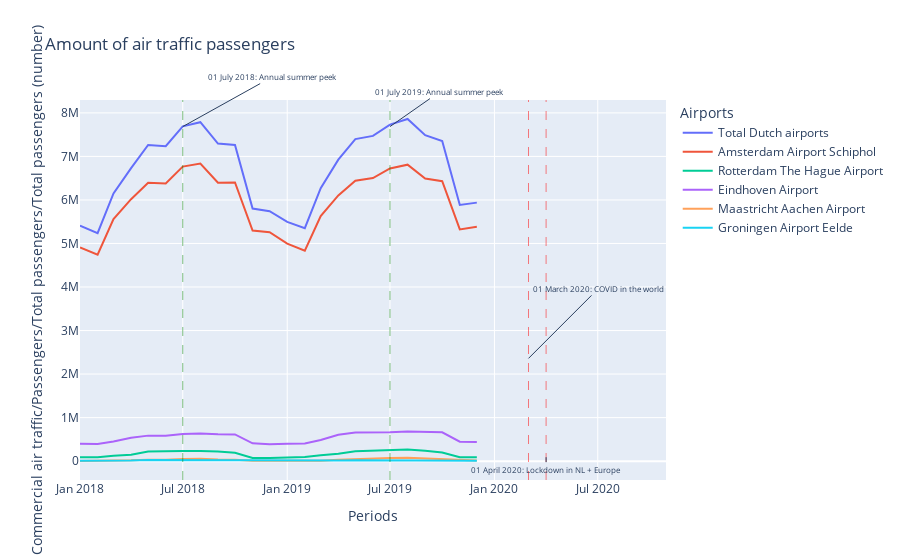

Notebook code for this chart:
### Code cell
#Hier uitleggen dat de data elke eerste vd maand verzameld is en dat het daarom op die punten wordt toegelicht

%matplotlib inline
#Show basic figure via plotly for the amount of air traffic passengers over time
fig = px.line(at_df_timespan, x="Periods", y='Commercial air traffic/Passengers/Total passengers/Total passengers (number)',
              color='Airports', title='Amount of air traffic passengers')

fig.add_vline(x='2018-07-01', line_dash = 'dash', line_width = 0.5, line_color = 'green')
fig.add_annotation(x='2018-07-01', y=0.93, yref='paper', text='01 July 2018: Annual summer peek', font_size=8, ax=90, ay=-50)

fig.add_vline(x='2019-07-01', line_dash = 'dash', line_width = 0.5, line_color = 'green')
fig.add_annotation(x='2019-07-01', y=0.93, yref='paper', text='01 July 2019: Annual summer peek', font_size=8, ax=50, ay=-35)


fig.add_vline(x='2020-03-01', line_dash = 'dash', line_width = 0.5, line_color = 'red')
fig.add_annotation(x='2020-03-01', y=0.32, yref='paper', text='01 March 2020: COVID in the world', font_size=8, ax=70, ay=-70)
#hier ff bronnetje bijgooien

fig.add_vline(x='2020-04-01', line_dash = 'dash', line_width = 0.5, line_color = 'red')
fig.add_annotation(x='2020-04-01', y=0.06, yref='paper', text='01 April 2020: Lockdown in NL + Europe', font_size=8, ax=0, ay=12)

fig.show()

### Figure 1 — Plotly figure (JSON) as saved in the notebook; plotly's stock layout.template omitted (floating-point values rounded to 4 significant figures)
{"data": [{"hovertemplate": "Airports=Total Dutch airports<br>Periods=%{x}<br>Commercial air traffic/Passengers/Total passengers/Total passengers (number)=%{y}<extra></extra>", "legendgroup": "Total Dutch airports", "line": {"color": "#636efa", "dash": "solid"}, "marker": {"symbol": "circle"}, "mode": "lines", "name": "Total Dutch airports", "orientation": "v", "showlegend": true, "type": "scatter", "x": ["2018-01-01T00:00:00", "2018-02-01T00:00:00", "2018-03-01T00:00:00", "2018-04-01T00:00:00", "2018-05-01T00:00:00", "2018-06-01T00:00:00", "2018-07-01T00:00:00", "2018-08-01T00:00:00", "2018-09-01T00:00:00", "2018-10-01T00:00:00", "2018-11-01T00:00:00", "2018-12-01T00:00:00", "2019-01-01T00:00:00", "2019-02-01T00:00:00", "2019-03-01T00:00:00", "2019-04-01T00:00:00", "2019-05-01T00:00:00", "2019-06-01T00:00:00", "2019-07-01T00:00:00", "2019-08-01T00:00:00", "2019-09-01T00:00:00", "2019-10-01T00:00:00", "2019-11-01T00:00:00", "2019-12-01T00:00:00"], "xaxis": "x", "y": [5410899, 5237331, 6151187, 6730695, 7261667, 7233806, 7691695, 7786633, 7294410, 7262779, 5802548, 5742668, 5495052, 5352301, 6270788, 6926059, 7396960, 7471334, 7730263, 7859458, 7486440, 7354352, 5885771, 5938523], "yaxis": "y"}, {"hovertemplate": "Airports=Amsterdam Airport Schiphol<br>Periods=%{x}<br>Commercial air traffic/Passengers/Total passengers/Total passengers (number)=%{y}<extra></extra>", "legendgroup": "Amsterdam Airport Schiphol", "line": {"color": "#EF553B", "dash": "solid"}, "marker": {"symbol": "circle"}, "mode": "lines", "name": "Amsterdam Airport Schiphol", "orientation": "v", "showlegend": true, "type": "scatter", "x": ["2018-01-01T00:00:00", "2018-02-01T00:00:00", "2018-03-01T00:00:00", "2018-04-01T00:00:00", "2018-05-01T00:00:00", "2018-06-01T00:00:00", "2018-07-01T00:00:00", "2018-08-01T00:00:00", "2018-09-01T00:00:00", "2018-10-01T00:00:00", "2018-11-01T00:00:00", "2018-12-01T00:00:00", "2019-01-01T00:00:00", "2019-02-01T00:00:00", "2019-03-01T00:00:00", "2019-04-01T00:00:00", "2019-05-01T00:00:00", "2019-06-01T00:00:00", "2019-07-01T00:00:00", "2019-08-01T00:00:00", "2019-09-01T00:00:00", "2019-10-01T00:00:00", "2019-11-01T00:00:00", "2019-12-01T00:00:00"], "xaxis": "x", "y": [4908989, 4741806, 5559456, 6016915, 6393936, 6377393, 6765004, 6836668, 6396940, 6402290, 5296943, 5260254, 4996131, 4836332, 5630314, 6104010, 6441473, 6502588, 6724023, 6810759, 6493468, 6431122, 5323306, 5386203], "yaxis": "y"}, {"hovertemplate": "Airports=Rotterdam The Hague Airport<br>Periods=%{x}<br>Commercial air traffic/Passengers/Total passengers/Total passengers (number)=%{y}<extra></extra>", "legendgroup": "Rotterdam The Hague Airport", "line": {"color": "#00cc96", "dash": "solid"}, "marker": {"symbol": "circle"}, "mode": "lines", "name": "Rotterdam The Hague Airport", "orientation": "v", "showlegend": true, "type": "scatter", "x": ["2018-01-01T00:00:00", "2018-02-01T00:00:00", "2018-03-01T00:00:00", "2018-04-01T00:00:00", "2018-05-01T00:00:00", "2018-06-01T00:00:00", "2018-07-01T00:00:00", "2018-08-01T00:00:00", "2018-09-01T00:00:00", "2018-10-01T00:00:00", "2018-11-01T00:00:00", "2018-12-01T00:00:00", "2019-01-01T00:00:00", "2019-02-01T00:00:00", "2019-03-01T00:00:00", "2019-04-01T00:00:00", "2019-05-01T00:00:00", "2019-06-01T00:00:00", "2019-07-01T00:00:00", "2019-08-01T00:00:00", "2019-09-01T00:00:00", "2019-10-01T00:00:00", "2019-11-01T00:00:00", "2019-12-01T00:00:00"], "xaxis": "x", "y": [89021, 88493, 121533, 144208, 221150, 217739, 230635, 232799, 223027, 193930, 73245, 72378, 84056, 95420, 137683, 169142, 227437, 240069, 251074, 269858, 240606, 198592, 91748, 89113], "yaxis": "y"}, {"hovertemplate": "Airports=Eindhoven Airport<br>Periods=%{x}<br>Commercial air traffic/Passengers/Total passengers/Total passengers (number)=%{y}<extra></extra>", "legendgroup": "Eindhoven Airport", "line": {"color": "#ab63fa", "dash": "solid"}, "marker": {"symbol": "circle"}, "mode": "lines", "name": "Eindhoven Airport", "orientation": "v", "showlegend": true, "type": "scatter", "x": ["2018-01-01T00:00:00", "2018-02-01T00:00:00", "2018-03-01T00:00:00", "2018-04-01T00:00:00", "2018-05-01T00:00:00", "2018-06-01T00:00:00", "2018-07-01T00:00:00", "2018-08-01T00:00:00", "2018-09-01T00:00:00", "2018-10-01T00:00:00", "2018-11-01T00:00:00", "2018-12-01T00:00:00", "2019-01-01T00:00:00", "2019-02-01T00:00:00", "2019-03-01T00:00:00", "2019-04-01T00:00:00", "2019-05-01T00:00:00", "2019-06-01T00:00:00", "2019-07-01T00:00:00", "2019-08-01T00:00:00", "2019-09-01T00:00:00", "2019-10-01T00:00:00", "2019-11-01T00:00:00", "2019-12-01T00:00:00"], "xaxis": "x", "y": [398089, 393080, 452090, 537248, 585787, 583746, 623708, 635624, 615201, 612905, 409628, 390649, 400481, 404961, 486336, 606490, 656099, 657648, 665638, 681093, 672355, 662238, 446930, 440506], "yaxis": "y"}, {"hovertemplate": "Airports=Maastricht Aachen Airport<br>Periods=%{x}<br>Commercial air traffic/Passengers/Total passengers/Total passengers (number)=%{y}<extra></extra>", "legendgroup": "Maastricht Aachen Airport", "line": {"color": "#FFA15A", "dash": "solid"}, "marker": {"symbol": "circle"}, "mode": "lines", "name": "Maastricht Aachen Airport", "orientation": "v", "showlegend": true, "type": "scatter", "x": ["2018-01-01T00:00:00", "2018-02-01T00:00:00", "2018-03-01T00:00:00", "2018-04-01T00:00:00", "2018-05-01T00:00:00", "2018-06-01T00:00:00", "2018-07-01T00:00:00", "2018-08-01T00:00:00", "2018-09-01T00:00:00", "2018-10-01T00:00:00", "2018-11-01T00:00:00", "2018-12-01T00:00:00", "2019-01-01T00:00:00", "2019-02-01T00:00:00", "2019-03-01T00:00:00", "2019-04-01T00:00:00", "2019-05-01T00:00:00", "2019-06-01T00:00:00", "2019-07-01T00:00:00", "2019-08-01T00:00:00", "2019-09-01T00:00:00", "2019-10-01T00:00:00", "2019-11-01T00:00:00", "2019-12-01T00:00:00"], "xaxis": "x", "y": [3286, 3022, 5502, 17477, 34418, 31299, 46636, 53040, 34945, 32462, 7528, 5498, 6140, 6817, 6914, 32795, 49734, 50048, 69715, 76289, 59255, 46190, 16446, 15634], "yaxis": "y"}, {"hovertemplate": "Airports=Groningen Airport Eelde<br>Periods=%{x}<br>Commercial air traffic/Passengers/Total passengers/Total passengers (number)=%{y}<extra></extra>", "legendgroup": "Groningen Airport Eelde", "line": {"color": "#19d3f3", "dash": "solid"}, "marker": {"symbol": "circle"}, "mode": "lines", "name": "Groningen Airport Eelde", "orientation": "v", "showlegend": true, "type": "scatter", "x": ["2018-01-01T00:00:00", "2018-02-01T00:00:00", "2018-03-01T00:00:00", "2018-04-01T00:00:00", "2018-05-01T00:00:00", "2018-06-01T00:00:00", "2018-07-01T00:00:00", "2018-08-01T00:00:00", "2018-09-01T00:00:00", "2018-10-01T00:00:00", "2018-11-01T00:00:00", "2018-12-01T00:00:00", "2019-01-01T00:00:00", "2019-02-01T00:00:00", "2019-03-01T00:00:00", "2019-04-01T00:00:00", "2019-05-01T00:00:00", "2019-06-01T00:00:00", "2019-07-01T00:00:00", "2019-08-01T00:00:00", "2019-09-01T00:00:00", "2019-10-01T00:00:00", "2019-11-01T00:00:00", "2019-12-01T00:00:00"], "xaxis": "x", "y": [11514, 10930, 12606, 14847, 26376, 23629, 25712, 28502, 24297, 21192, 15204, 13889, 8244, 8771, 9541, 13622, 22217, 20981, 19813, 21459, 20756, 16210, 7341, 7067], "yaxis": "y"}], "layout": {"annotations": [{"ax": 90, "ay": -50, "font": {"size": 8}, "text": "01 July 2018: Annual summer peek", "x": "2018-07-01", "y": 0.93, "yref": "paper"}, {"ax": 50, "ay": -35, "font": {"size": 8}, "text": "01 July 2019: Annual summer peek", "x": "2019-07-01", "y": 0.93, "yref": "paper"}, {"ax": 70, "ay": -70, "font": {"size": 8}, "text": "01 March 2020: COVID in the world", "x": "2020-03-01", "y": 0.32, "yref": "paper"}, {"ax": 0, "ay": 12, "font": {"size": 8}, "text": "01 April 2020: Lockdown in NL + Europe", "x": "2020-04-01", "y": 0.06, "yref": "paper"}], "legend": {"title": {"text": "Airports"}, "tracegroupgap": 0}, "shapes": [{"line": {"color": "green", "dash": "dash", "width": 0.5}, "type": "line", "x0": "2018-07-01", "x1": "2018-07-01", "xref": "x", "y0": 0, "y1": 1, "yref": "y domain"}, {"line": {"color": "green", "dash": "dash", "width": 0.5}, "type": "line", "x0": "2019-07-01", "x1": "2019-07-01", "xref": "x", "y0": 0, "y1": 1, "yref": "y domain"}, {"line": {"color": "red", "dash": "dash", "width": 0.5}, "type": "line", "x0": "2020-03-01", "x1": "2020-03-01", "xref": "x", "y0": 0, "y1": 1, "yref": "y domain"}, {"line": {"color": "red", "dash": "dash", "width": 0.5}, "type": "line", "x0": "2020-04-01", "x1": "2020-04-01", "xref": "x", "y0": 0, "y1": 1, "yref": "y domain"}], "title": {"text": "Amount of air traffic passengers"}, "xaxis": {"anchor": "y", "domain": [0, 1], "title": {"text": "Periods"}}, "yaxis": {"anchor": "x", "domain": [0, 1], "title": {"text": "Commercial air traffic/Passengers/Total passengers/Total passengers (number)"}}}}
